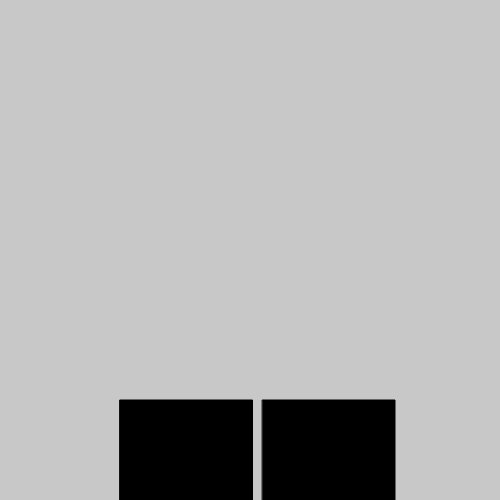
Frame 1 (no input)
Frame 2 (the mouse pressed at the canvas centre, redrawn once): identical to frame 1, image omitted

The p5.js sketch that drew this single still picture (run headless with seeded random() and noise() and a simulated clock; the mouse was pressed at the canvas centre and the sketch redrawn once):

// p5.js sketch
// ── sketch.js
let numBlocks = 2;
let chartWidth = 300;
let chartHeight = 400;
let marginLeft = 20;
let marginRight=5;
let blockGap = 10;
let screenWidth=500;
let screenHeight=500;
let blockWidth =(chartWidth - (marginLeft+marginRight) - ((numBlocks-1)*blockGap))/numBlocks;
let firstBlockxPos = ((screenWidth-chartWidth)/2)+marginLeft;
let masterGap = blockWidth+blockGap
console.log(blockWidth)

function setup(){
    createCanvas(screenWidth,screenHeight);
    background(200);
    angleMode(DEGREES);
    rectMode(CORNER);
    noLoop();
}

function draw(){
	background(200);
	fill (0);
	for(let x=0;x<numBlocks;x++){
		push();
		translate(firstBlockxPos + (x*masterGap), 400)
		rect (0,0,blockWidth,random(-50,-400));
		pop();
	}

}
